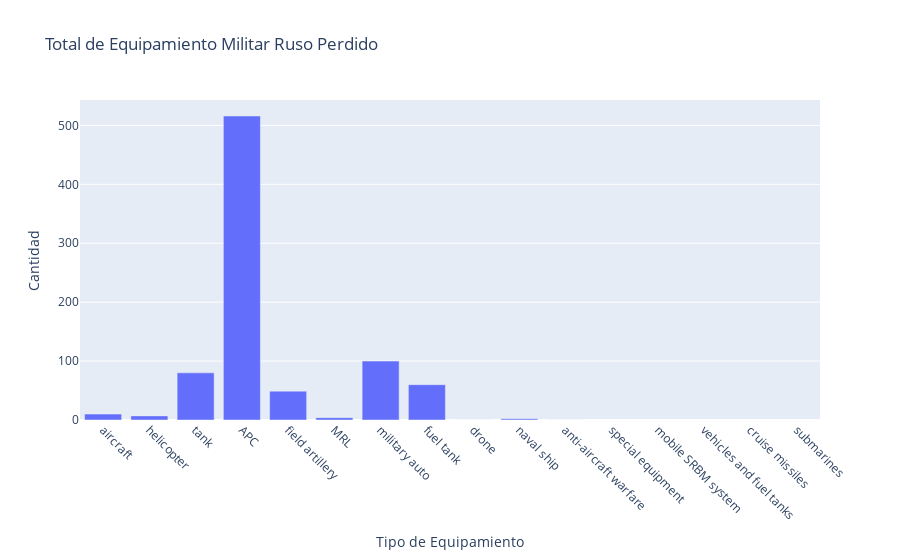

The code cell stored with this chart in its notebook:
### Code cell
# Análisis del equipamiento militar perdido
# Convertir fecha a datetime si es necesario
equipment_losses['date'] = pd.to_datetime(equipment_losses['date'])

# Crear gráfico de barras con las pérdidas totales por categoría
equipment_cols = equipment_losses.select_dtypes(include=['int64', 'float64']).columns
equipment_cols = [col for col in equipment_cols if col != 'day']  # Excluir columna 'day' si existe

if len(equipment_cols) > 0:
    # Sumar totales por tipo de equipamiento
    totals = equipment_losses[equipment_cols].iloc[-1]  # Última fila = totales actuales
    
    fig = px.bar(x=totals.index, y=totals.values,
                 title='Total de Equipamiento Militar Ruso Perdido',
                 labels={'x': 'Tipo de Equipamiento', 'y': 'Cantidad'})
    fig.update_xaxes(tickangle=45)
    fig.show()

### Figure 1 — Plotly figure (JSON) as saved in the notebook; plotly's stock layout.template omitted (floating-point values rounded to 4 significant figures)
{"data": [{"hovertemplate": "Tipo de Equipamiento=%{x}<br>Cantidad=%{y}<extra></extra>", "legendgroup": "", "marker": {"color": "#636efa", "pattern": {"shape": ""}}, "name": "", "orientation": "v", "showlegend": false, "textposition": "auto", "type": "bar", "x": ["aircraft", "helicopter", "tank", "APC", "field artillery", "MRL", "military auto", "fuel tank", "drone", "naval ship", "anti-aircraft warfare", "special equipment", "mobile SRBM system", "vehicles and fuel tanks", "cruise missiles", "submarines"], "xaxis": "x", "y": [10.0, 7.0, 80.0, 516.0, 49.0, 4.0, 100.0, 60.0, 0.0, 2.0, 0.0, NaN, NaN, NaN, NaN, NaN], "yaxis": "y"}], "layout": {"barmode": "relative", "legend": {"tracegroupgap": 0}, "title": {"text": "Total de Equipamiento Militar Ruso Perdido"}, "xaxis": {"anchor": "y", "domain": [0, 1], "tickangle": 45, "title": {"text": "Tipo de Equipamiento"}}, "yaxis": {"anchor": "x", "domain": [0, 1], "title": {"text": "Cantidad"}}}}
